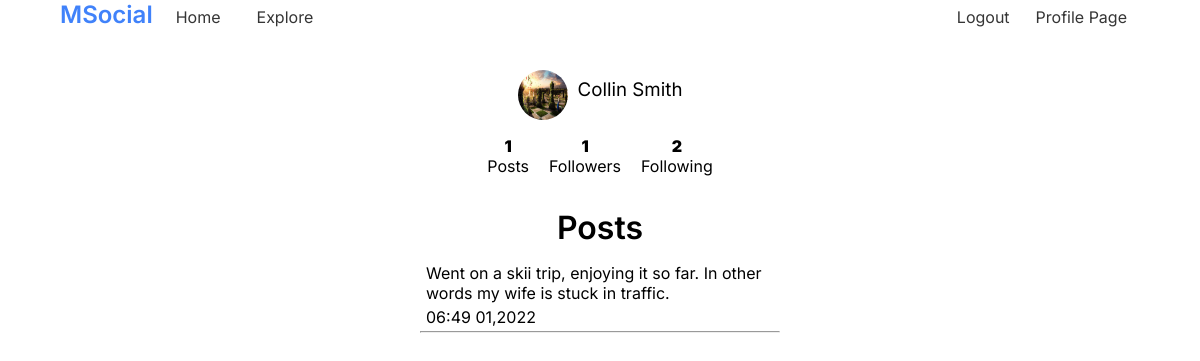
Screenshot of /profile/collin (signed in) with the database file from the repository.
### tables this page shows
CREATE TABLE users (
    id INTEGER PRIMARY KEY AUTOINCREMENT,
    f_name TEXT NOT NULL,
    l_name TEXT NOT NULL,
    username TEXT NOT NULL UNIQUE,
    password TEXT NOT NULL,
    email TEXT NOT NULL,
    created TIMESTAMP NOT NULL DEFAULT CURRENT_TIMESTAMP
, profile_pic TEXT DEFAULT 'files/profile-pics/default-profile-pic.jpg');

CREATE TABLE posts (
    id INTEGER PRIMARY KEY AUTOINCREMENT,
    body TEXT NOT NULL,
    author_id INT NOT NULL,
    created TIMESTAMP NOT NULL DEFAULT CURRENT_TIMESTAMP,
    FOREIGN KEY (author_id) REFERENCES users (id)
);

### msocial/user.py (the view, shortened to what this page needs)
@user_bp.route("/profile/<username>")
def profile(username):
    cur_db = get_db()
    target_user = get_user(username)
    num_following = get_num_following(target_user)
    num_followers = get_num_followers(target_user)
    posts = cur_db.execute(
        """
            SELECT
            body,
            f_name || ' ' || l_name AS author,
            STRFTIME('%H:%M %m,%Y', posts.created) AS created
            FROM
            posts
            JOIN users ON posts.author_id = users.id
            WHERE
            users.id = ?
            ORDER BY posts.created DESC
            ;
            """,
        (target_user["id"],),
    ).fetchall()
    num_posts = get_num_posts(target_user)
    if g.user != target_user:
        return render_template(
            "profile_page.html",
            user=target_user,
            followers=num_followers,
            following=num_following,
            posts=posts,
            num_posts=num_posts,
            is_following=is_following(g.user, target_user),
        )

### msocial/auth.py (called while the page is built)
@bp.before_app_request
def load_logged_user():
    user_id = session.get("user_id")
    if user_id:
        g.user = (
            get_db().execute("SELECT * FROM users WHERE id = ?", (user_id,)).fetchone()
        )
    else:
        g.user = None

### msocial/db.py (called while the page is built)
def get_db():
    if "db" not in g:
        g.db = sqlite3.connect(
            app.config["DATABASE"], detect_types=sqlite3.PARSE_DECLTYPES
        )
        g.db.row_factory = sqlite3.Row
    return g.db

def get_user(username):
    db = get_db()
    return db.execute("SELECT * FROM users WHERE username = ?", (username,)).fetchone()

def get_num_following(user):
    db = get_db()
    return db.execute(
        """
            SELECT
            IIF(
                EXISTS(
                    SELECT
                    *
                    FROM
                    followers
                    WHERE
                    follower_id = ?
                    ),
                (
                    SELECT
                    COUNT(followed_id)
                    FROM
                    followers
                    WHERE
                    follower_id = ?
                    ),
                0
                ) following;
            """,
        (user["id"], user["id"]),
    ).fetchone()["following"]

def get_num_followers(user):
    db = get_db()
    return db.execute(
        """
        SELECT
        IIF(
            EXISTS(
                SELECT
                *
                FROM
                followers
                WHERE
                followed_id = ?
                ),
            (
                SELECT
                COUNT(follower_id)
                FROM
                followers
                WHERE
                followed_id = ?
                ),
            0
            ) followers;
        """,
        (user["id"], user["id"]),
    ).fetchone()["followers"]

def get_num_posts(user):
    db = get_db()
    return db.execute(
        """
        SELECT
        IIF(
            EXISTS(
                SELECT
                *
                FROM
                posts
                WHERE
                author_id = ?
                ),
            (
                SELECT
                COUNT(body)
                FROM
                posts
                WHERE
                author_id = ?
                ),
            0
            ) num_posts;
            """,
        (user["id"], user["id"]),
    ).fetchone()["num_posts"]

### msocial/templates/profile_page.html (shortened to what this page needs)
{% extends "base.html" %}
{% block head %}
  <link rel="stylesheet" href={{ url_for('static', filename='profile_page.css')}} />
{% endblock %}
{% block content %}
  <div class="header">
    <img src="{{ url_for('static', filename=user.profile_pic) }}" alt="profile-pic">
    <h3>{{ user.f_name }} {{ user.l_name}}</h3>
  </div>
  <div class="box">
    <div class="num_posts">
      <p>{{ num_posts }}</p>
      <a href="{{ url_for('user_bp.profile', username=user.username) }}">Posts</a>
    </div>
    <div class="followers">
      <p>{{ followers }}</p>
      <a href="{{ url_for('user_bp.user_followers', username=user.username) }}">Followers</a>
    </div>
    <div class="following">
      <p>{{ following }}</p>
      <a href="{{ url_for('user_bp.user_following', username=user.username) }}">Following</a>
    </div>
  </div>
  <div class="posts">
    <h1 class="post-title">Posts</h1>
    {% if posts %}
      {% for post in posts %}
        <div class="post">
          <p>{{ post["body"] }}</p>
          <p>{{ post["created"] }}</p>
          <hr>
        </div>
      {% endfor %}
    {% else %}
      <p>No Posts Yet</p>
    {% endif %}
  </div>
{% endblock %}

### msocial/static/base.css (style rules this page uses)
:root { --light-blue: #59adff; --dark-blue: #4082fa; --white: #fff; --green: #42b72a; --black: #000; --grey: #353535; }
* { margin: 0; box-sizing: border-box; padding: 0; }

### msocial/static/profile_page.css (style rules this page uses)
:root { --light-blue: #59adff; --dark-blue: #4082fa; --white: #fff; --green: #42b72a; --black: #000; --grey: #353535; }
* { font-family: "Inter", sans-serif; }
h3 { text-align: center; color: var(--black); margin: 8px 0; font-weight: 400; }
.box { display: flex; gap: 20px; justify-content: center; margin-top: 2vh; margin-bottom: 4vh; }
.box a { text-decoration: none; color: var(--black); }
.box p { text-align: center; color: var(--black); font-weight: 900; }
.posts { display: flex; flex-direction: column; align-items: center; width: 30vw; margin: auto; gap: 2vh; }
.post-title { color: var(--black); text-align: center; font-weight: 600; }
.posts p { color: #eaeaea; color: var(--black); padding-left: 6px; margin-bottom: 4px; }
.post { width: 100%; }
.header { display: flex; justify-content: center; gap: 10px; }
.header img { width: 50px; height: 50px; border-radius: 50%; }

### rows the page displays
users: profile_pic (picture), f_name "Collin", l_name "Smith"
posts: body "Went on a skii trip, enjoying it so far. In other words my wife is stuck in traffic.", created "06:49 01,2022"

### other values shown
{{ num_posts }} "1"
{{ followers }} "1"
{{ following }} "2"
